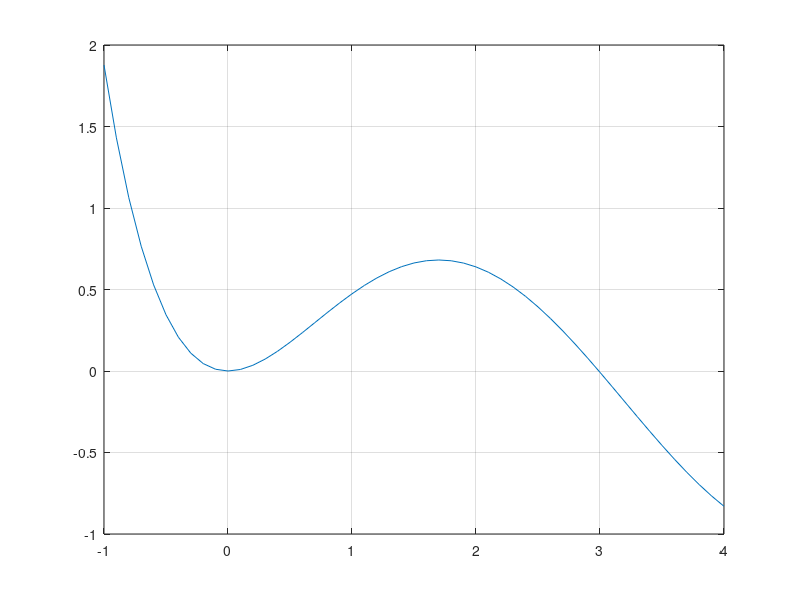

This figure's MATLAB source: (Note: this script raises an error after producing the figure.)
%% Viikko 12 tehtävät
% * Harjoitus 3 perustehtävät
% * Arno Törö
%  

%% Tehtävä 1
clc;clear;close all
f = @(x) -x.*cosh(x)+x.*sinh(x)+sin(x); % funktion määrittely
x = -1:.1:4;
y = zeros(length(x)); % y:n arvot y=0 suoran piirtämiseen eli x-akseli

% derivaatta numeerisesti
h = sqrt(eps);
df = @(a) (f(a+h)-f(a))/h; 

% eri aloitusarvoja nollakohdan etsintään

% alkuarvo x0 = 1
% funktion ja x-akselin piirto
figure(1);
plot(x,f(x)); grid on; hold on
yline(0,'k-.')

% arvojen alustukset
x0 = 1;
x1 = 0;
error = 100;
count = 0;
plot(x0,f(x0),'o') % alkuarvon piirto

% iteroidaan newtonin menetelmällä ja halutaan, että max virhe 0.001
while error >= 0.001 && count < 100
    x1 = x0 - f(x0)/df(x0);
    error = abs(x1-x0);
    x0 = x1;
    count = count + 1;
end

result1 = x1 % newtonin menetelmällä saatu vastaus
% nollakohdan piirto ja kuvan selvennystä
plot(result1,0,'o');
title('Nollakohdan etsintä alkuarvolla x0 = 1')
legend('funktio','x-akseli','alkuarvaus','laskettu nollakohta')

% seuraavat kohdat toteutettu samalla tyylillä eri alkuarvoilla

% alkuarvo x0 = 4
figure(2);
plot(x,f(x)); grid on; hold on
yline(0,'k-.')

x0 = 4;
x2 = 0;
error = 100; 
count = 0;
plot(x0,f(x0),'o')

while error >= 0.001 && count < 100
    x2 = x0 - f(x0)/df(x0);
    error = abs(x2-x0);
    x0 = x2;
    count = count + 1;
end

result2 = x2
plot(result1,0,'o');
title('Nollakohdan etsintä alkuarvolla x0 = 4')
legend('funktio','x-akseli','alkuarvaus','laskettu nollakohta')

% alkuarvo x0 = 2
figure(3);
plot(x,f(x)); grid on; hold on
yline(0,'k-.')

x0 = 2;
x3 = 0;
error = 100;
count = 0;
plot(x0,f(x0),'o')

while error >= 0.001 && count < 100
    x3 = x0 - f(x0)/df(x0);
    error = abs(x3-x0);
    x0 = x3;
    count = count + 1;
end

result3 = x3
plot(result3,0,'o');
title('Nollakohdan etsintä alkuarvolla x0 = 2')
legend('funktio','x-akseli','alkuarvaus','laskettu nollakohta')


%%
% 
%  x0 = 2 alkuarvolla nollakohta siirtyy välin ulkopuolelle. Eri
%  alkuarvauksilla voidaan päätyä kauas lähimmästä nollakohdasta,
%  jos jokin iteraatio päätyy funktiossa olevan kukkulan huipulle jolloin
%  derivaatan arvo lähenee nollaa ja tangentti loivenee. Tangentin
%  nollakohta ja seuraava iteraatio näin siirtyy kauemmas arvauksesta.

%% Tehtävä 1b
% 
% Silmämääräisesti ja kokeilemalla kaikki alkuarvot väillä [-1, 1.69] johtavat
% kohdassa x = 0 nollakohdan löytämiseen.
%

nollavali = abs(-1-1.69);
kokovali = abs(-1-4);

todnk = (nollavali/kokovali)*100 
% todennäköisyys löytää x = 0 nollakohta, kun alkuarvaus ammutaan satunnaisesti välille.


%% Tehtävä 2
clc;clear;close all

f1 = @(x) abs((2 + x + cos(x))./(x.^2 + 0.1*x +3));
f2 = @(x) (2 + x + cos(x))./(x.^2 + 0.1*x + 3);

a = -1; % raja-arvo

% paloittan määritellyn funktion yhdistäminen
fun = @(x) f1(x).*(x<=a) + f2(x).*(x>a);

x = -5:0.1:5;

[minimikohta, minimiarvo] = fminsearch(@(x) fun(x), 0) % minimikohta ja -arvo aloituskohdasta x0 = 0
[maksimikohta, neg_maksimiarvo] = fminsearch(@(x) -fun(x), 0)
% maksimikohta saadaan minimoimalla vastakkaissuuntainen funktio eli
% g(x) = -f(x). 

maksimiarvo = -(neg_maksimiarvo) % maksimiarvo



